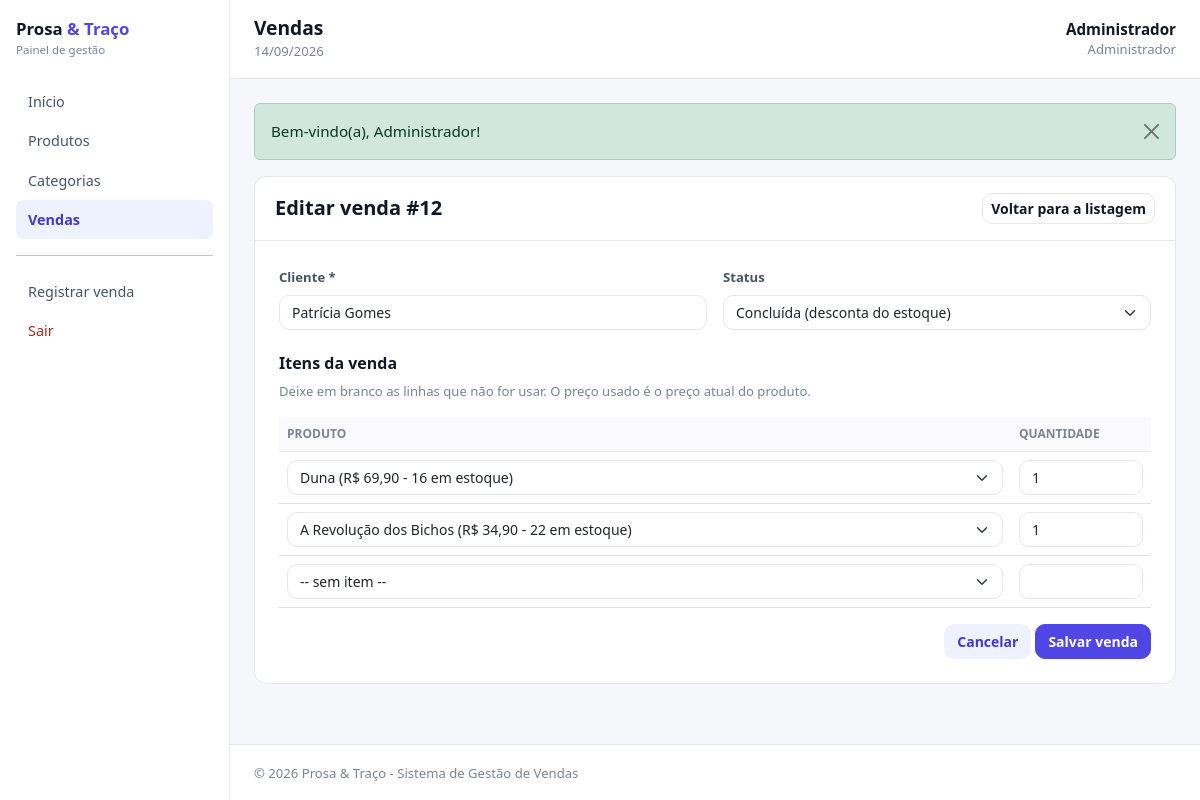
The page /cadastrar/venda/12 (signed in) on the database its author committed.
### tables this page shows
CREATE TABLE `vendas` (
  `id` INT(11) NOT NULL AUTO_INCREMENT,
  `cliente_nome` VARCHAR(150) NOT NULL,
  `usuario_id` INT(11) DEFAULT NULL,
  `data_venda` DATETIME NOT NULL DEFAULT CURRENT_TIMESTAMP,
  `total` DECIMAL(10,2) NOT NULL DEFAULT 0,
  `status` ENUM('Concluída','Cancelada') NOT NULL DEFAULT 'Concluída',
  PRIMARY KEY (`id`),
  KEY `usuario_id` (`usuario_id`),
  KEY `idx_vendas_data` (`data_venda`),
  CONSTRAINT `fk_vendas_usuario` FOREIGN KEY (`usuario_id`) REFERENCES `usuarios` (`id`)
);

CREATE TABLE `venda_itens` (
  `id` INT(11) NOT NULL AUTO_INCREMENT,
  `venda_id` INT(11) NOT NULL,
  `produto_id` INT(11) NOT NULL,
  `quantidade` INT(11) NOT NULL,
  `valor_unitario` DECIMAL(10,2) NOT NULL,
  PRIMARY KEY (`id`),
  KEY `venda_id` (`venda_id`),
  KEY `produto_id` (`produto_id`),
  CONSTRAINT `fk_itens_venda` FOREIGN KEY (`venda_id`) REFERENCES `vendas` (`id`) ON DELETE CASCADE,
  CONSTRAINT `fk_itens_produto` FOREIGN KEY (`produto_id`) REFERENCES `produtos` (`id`)
);

CREATE TABLE `produtos` (
  `id` INT(11) NOT NULL AUTO_INCREMENT,
  `titulo` VARCHAR(150) NOT NULL,
  `autor` VARCHAR(150) NOT NULL,
  `editora` VARCHAR(100) NOT NULL,
  `tipo` ENUM('Livro','HQ','Mangá') NOT NULL,
  `categoria_id` INT(11) NOT NULL,
  `preco` DECIMAL(10,2) NOT NULL,
  `estoque` INT(11) NOT NULL DEFAULT 0,
  `estoque_minimo` INT(11) NOT NULL DEFAULT 5,
  `capa` VARCHAR(100) DEFAULT NULL,
  `sinopse` TEXT,
  `criado_em` TIMESTAMP NOT NULL DEFAULT CURRENT_TIMESTAMP,
  PRIMARY KEY (`id`),
  KEY `categoria_id` (`categoria_id`),
  KEY `idx_produtos_titulo` (`titulo`),
  CONSTRAINT `fk_produtos_categoria` FOREIGN KEY (`categoria_id`) REFERENCES `categorias` (`id`)
);

### index.php (called while the page is built, shortened)
<?php
include "funcoes.php";
$rota = "pages/home";
if (isset($_GET["param"]) && $_GET["param"] != "") {
    $rota = $_GET["param"];
}
$partes = explode("/", $rota);
$pasta = basename($partes[0]);
$tela = "home";
if (isset($partes[1])) {
    $tela = basename($partes[1]);
}
if (isset($partes[2])) {
    $id = (int) $partes[2];
}
$arquivo = $pasta . "/" . $tela . ".php";
include "templates/header.php";
include $arquivo;
include "templates/footer.php";

### cadastrar/venda.php (the view, shortened to what this page needs)
<?php
$clienteNome = "";
$statusVenda = "Concluída";
$itens = array();
if ($id > 0) {
    $consultaVenda = $pdo->prepare("select * from vendas where id = :id limit 1");
    $consultaVenda->bindValue(":id", $id, PDO::PARAM_INT);
    $consultaVenda->execute();
    $venda = $consultaVenda->fetch(PDO::FETCH_OBJ);
    $clienteNome = $venda->cliente_nome;
    $statusVenda = $venda->status;
    $consultaItens = $pdo->prepare(
        "select produto_id, quantidade from venda_itens where venda_id = :id"
    );
    $consultaItens->bindValue(":id", $id, PDO::PARAM_INT);
    $consultaItens->execute();
    $itens = $consultaItens->fetchAll(PDO::FETCH_OBJ);
}
$consultaProdutos = $pdo->prepare("select id, titulo, preco, estoque from produtos order by titulo");
$consultaProdutos->execute();
$produtos = $consultaProdutos->fetchAll(PDO::FETCH_OBJ);
$totalLinhas = 3;
?>
<div class="card">
    <div class="cabecalho-card">
        <h5 class="mb-0"><?= $id > 0 ? "Editar venda #" . $id : "Registrar venda" ?></h5>
        <a href="listar/venda" class="btn btn-contorno btn-sm">Voltar para a listagem</a>
    </div>
    <div class="p-4">
        <?php if (count($produtos) == 0) { ?>
            <div class="alert alert-warning mb-0">
                Cadastre um produto antes de registrar vendas.
            </div>
        <?php } else { ?>
            <form method="post" action="salvar/venda">
                <div class="row g-3 mb-4">
                    <div class="col-12 col-md-6">
                        <label for="cliente_nome" class="form-label">Cliente *</label>
                        <input type="text" name="cliente_nome" id="cliente_nome" class="form-control" required
                               value="<?= htmlspecialchars($clienteNome) ?>">
                    </div>
                    <div class="col-12 col-md-6">
                        <label for="status" class="form-label">Status</label>
                        <select name="status" id="status" class="form-select">
                            <option value="Concluída" <?= $statusVenda == "Concluída" ? "selected" : "" ?>>
                                Concluída (desconta do estoque)
                            </option>
                        </select>
                    </div>
                </div>
                <h6>Itens da venda</h6>
                <p class="texto-mudo texto-mini">
                    Deixe em branco as linhas que não for usar. O preço usado é o preço atual do produto.
                </p>
                <table class="table tabela">
                    <thead>
                        <tr>
                            <th>Produto</th>
                            <th style="width: 140px">Quantidade</th>
                        </tr>
                    </thead>
                    <tbody>
                        <?php for ($linha = 0; $linha < $totalLinhas; $linha++) {
                            $produtoEscolhido = 0;
                            $quantidade = "";
                            if (isset($itens[$linha])) {
                                $produtoEscolhido = $itens[$linha]->produto_id;
                                $quantidade = $itens[$linha]->quantidade;
                            }
                            ?>
                            <tr>
                                <td>
                                    <select name="produto_id[]" class="form-select">
                                        <option value="">-- sem item --</option>
                                        <?php foreach ($produtos as $produto) { ?>
                                            <option value="<?= $produto->id ?>"
                                                <?= $produtoEscolhido == $produto->id ? "selected" : "" ?>>
                                                <?= htmlspecialchars($produto->titulo) ?>
                                                (<?= formatarMoeda($produto->preco) ?> - <?= $produto->estoque ?> em estoque)
                                            </option>
                                        <?php } ?>
                                    </select>
                                </td>
                                <td>
                                    <input type="number" name="quantidade[]" class="form-control" min="1"
                                           value="<?= $quantidade ?>">
                                </td>
                            </tr>
                        <?php } ?>
                    </tbody>
                </table>
                <div class="text-end mt-3">
                    <a href="listar/venda" class="btn btn-suave">Cancelar</a>
                    <button type="submit" class="btn btn-primario">Salvar venda</button>
                </div>
            </form>
        <?php } ?>
    </div>
</div>

### css/style.css (style rules this page uses)
:root { --fundo: #f6f7fb; --borda: #e4e7ef; --texto: #101828; --texto-medio: #475467; --texto-mudo: #7b8494; --primaria: #4f46e5; --primaria-escura: #4338ca; --primaria-clara: #eef2ff; --verde: #027a48; --verde-claro: #e7f8ef; --amarelo: #b54708; --amarelo-claro: #fff5e6; --vermelho: #b42318; --vermelho-claro: #fdeceb; }
body { background-color: var(--fundo); color: var(--texto); font-size: 0.95rem; }
h1, h2, h3, h4, h5, h6 { font-weight: 700; color: var(--texto); }
a { color: var(--primaria); text-decoration: none; }
.texto-mudo { color: var(--texto-mudo); }
.texto-mini { font-size: 0.82rem; }
.btn { border-radius: 10px; font-weight: 600; font-size: 0.875rem; }
.btn-primario { background-color: var(--primaria); border: 1px solid var(--primaria); color: #fff; }
.btn-contorno { background-color: #fff; border: 1px solid var(--borda); color: var(--texto); }
.btn-suave { background-color: var(--primaria-clara); border: 1px solid transparent; color: var(--primaria-escura); }
.form-control, .form-select { border-radius: 10px; border: 1px solid var(--borda); font-size: 0.875rem; }
.form-label { font-size: 0.82rem; font-weight: 600; color: var(--texto-medio); }
.card { background-color: #fff; border: 1px solid var(--borda); border-radius: 12px; }

### css/painel.css (style rules this page uses)
.cabecalho-card { display: flex; align-items: center; justify-content: space-between; gap: 1rem; flex-wrap: wrap; padding: 1rem 1.25rem; border-bottom: 1px solid var(--borda); }
.tabela { font-size: 0.875rem; }
.tabela thead th { background-color: #fbfbfe; color: var(--texto-mudo); font-size: 0.75rem; text-transform: uppercase; border-bottom: 1px solid var(--borda); white-space: nowrap; }
.tabela td { vertical-align: middle; }

### rows shown on the page
vendas: cliente_nome "Patrícia Gomes", status "Concluída (desconta do estoque)"
venda_itens: produto.titulo "Duna (R$ 69,90 - 16 em estoque)", quantidade "1"
venda_itens: produto.titulo "A Revolução dos Bichos (R$ 34,90 - 22 em estoque)", quantidade "1"

### other values the page prints
$item["nome"] "Início"
$item["nome"] "Produtos"
$item["nome"] "Categorias"
$item["nome"] "Vendas"
$tituloPagina "Vendas"
$_SESSION["usuario"]["nome"] "Administrador"
$_SESSION["usuario"]["perfil"] "Administrador"
$texto "Bem-vindo(a), Administrador!"
$id "12"
